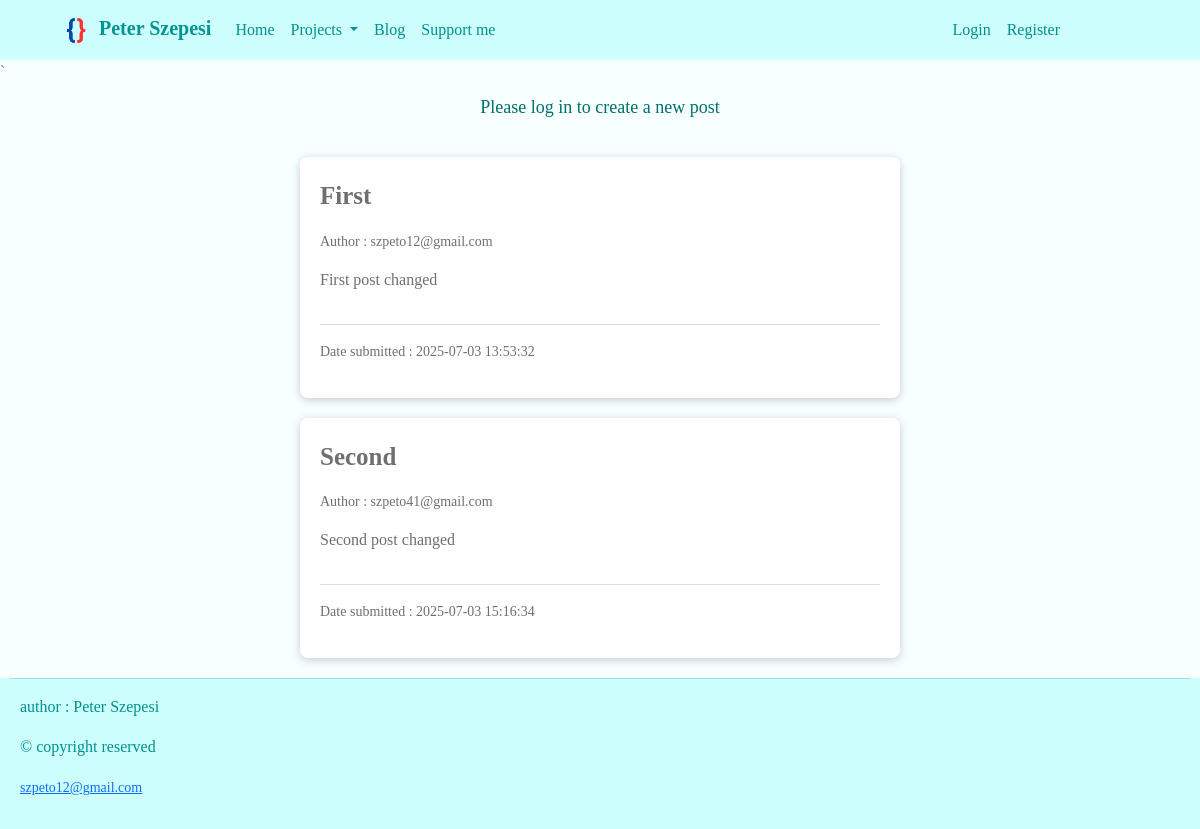
/blog, run on an earlier commit of the app's database.
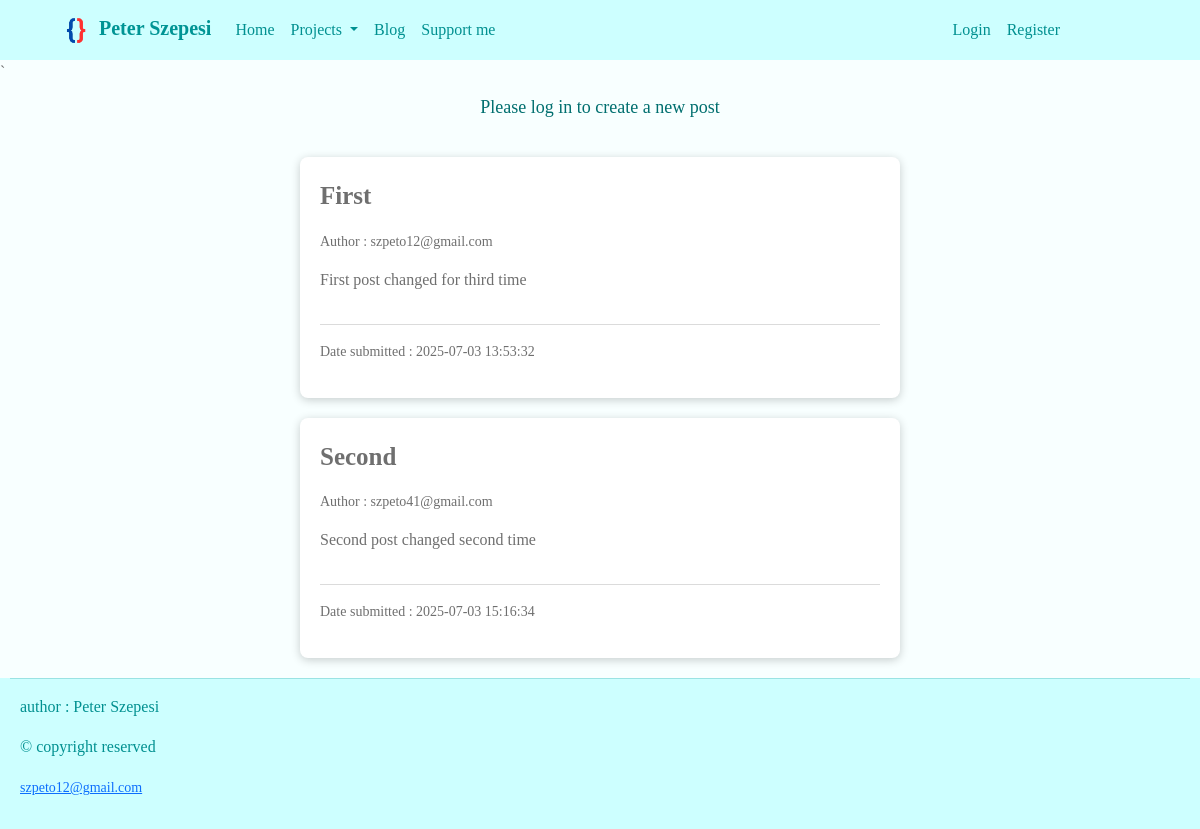
And on a later commit of the database.
### db_models.py (models this page shows, shortened)
class Post(db.Model):
    id = db.Column(db.Integer, primary_key=True, autoincrement=True)
    date_posted = db.Column(db.String(22), nullable=False,
                            default=datetime.datetime.now().strftime("%Y-%m-%d %H:%M:%S"))
    content = db.Column(db.Text, nullable=False)
    title = db.Column(db.String(100), nullable=False)
    user_id = db.Column(db.Integer, db.ForeignKey("user.id"), nullable=False)

class User(db.Model, UserMixin):
    id = db.Column(db.Integer, primary_key=True, autoincrement=True)
    email_username = db.Column(db.String(50), nullable=False, unique=True)
    password = db.Column(db.String(60), nullable=False)
    image_file = db.Column(db.String(20), nullable=False, default="Default - user.jpg")
    posts = db.relationship("Post", backref="user", lazy=True)

### routes.py (the view)
@app.route("/blog", methods=["GET", "POST"])
def blog():
    posts = Post.query.all()
    return render_template("blog.html", title="Blog", posts=posts,
                           current_user=current_user)

### templates/blog.html (shortened to what this page needs)
{% extends "base.html" %}
{% block body %}
    {% if current_user.is_authenticated %}
        <div class="base-container-centered-content">
            <a class="create-post-button" href="{{ url_for('insert_post') }}">Create a new post</a>
        </div>
    {% else %}
        <div class="base-container-centered-content">
            <p>Please log in to create a new post</p>
        </div>
    {% endif %}
    {% if posts %}
        {% for post in posts %}
            <div class="blog-container">
                <p style="font-weight: bold; font-size: 25px;">{{ post.title }}</p>
                <p style="font-size: 14px;">Author : {{ post.user.email_username }}</p>
                <p style="font-weight: 300;">{{ post.content }}</p>
                <hr>
                <p style="font-weight: 200; font-size: 14px;">Date submitted : {{ post.date_posted }}</p>
            </div>
        {% endfor %}
    {% else %}
        <div class="blog-container">
            <p>There are no posts to show</p>
        </div>
    {% endif %}
{% endblock %}

### templates/base.html (shortened to what this page needs)
<!DOCTYPE html>
<html lang="en">
<head>
    <link href="https://cdn.jsdelivr.net/npm/bootstrap@5.3.6/dist/css/bootstrap.min.css"
          rel="stylesheet"
>
    <link rel="stylesheet" href="{{url_for('static', filename = 'Styles/styles.css')}}">
</head>
<body>
  <header>
    <nav class="navbar navbar-expand-lg bg-body-tertiary" data-bs-theme="light">
      <div class="container-fluid">
        <a class="navbar-brand" href="/"><img src="{{ url_for('static', filename='Images/Logo - no background.png') }}"
        width="34">
          Peter Szepesi
        </a>
        <div class="collapse navbar-collapse" id="navbarSupportedContent">
          <ul class="navbar-nav me-auto mb-2 mb-lg-0">
            <li class="nav-item">
              <a class="nav-link active" aria-current="page" href="/">Home</a>
            </li>
            <li class="nav-item dropdown">
              <a class="nav-link dropdown-toggle" href="#" role="button" data-bs-toggle="dropdown" aria-expanded="false">
                Projects
              </a>
            </li>
            <li class="nav-item">
              <a class="nav-link" href="{{ url_for('blog') }}">Blog</a>
            </li>
            <li class="nav-item">
              <a class="nav-link" href="https://www.paypal.me/szpeto" target="_blank">Support me</a>
            </li>
          </ul>
          {% if current_user.is_authenticated %}
            <ul class="navbar-nav ms-auto mb-2 mb-lg-0">
              <li class="nav-item dropdown">
                <a class="nav-link dropdown-toggle" href="#" role="button" data-bs-toggle="dropdown" aria-expanded="false">
                  {{ current_user.email_username }}
                </a>
                <ul class="dropdown-menu">
                  <li><a class="dropdown-item" href="{{ url_for('user') }}">Profile</a></li>
                  <li><a class="dropdown-item" href="{{ url_for('logout') }}">Logout</a></li>
                </ul>
              </li>
            </ul>
          {% else %}
            <ul class="navbar-nav ms-auto mb-2 mb-lg-0">
              <li class="nav-item">
                <a class="nav-link" href="/login">Login</a>
              </li>
              <li class="nav-item">
                <a class="nav-link" href="/register">Register</a>
              </li>
            </ul>
          {% endif %}
        </div>
      </div>
    </nav>
  </header>
  {% with messages = get_flashed_messages(with_categories=True) %}
  `
  {% endwith %}
  {% block body %}{% endblock %}
  <footer>
    <hr>
    <div class="footer-container">
      <p>author : Peter Szepesi</p>
      <p>&copy; copyright reserved</p>
      <small><a href="mailto:szpeto12@gmail.com">szpeto12@gmail.com</a></small>
    </div>
  </footer>
</body>
</html>

### static/Styles/styles.css (style rules this page uses)
body { background-color: rgb(248, 255, 255); font-family: Bahnschrift; color: rgb(111, 111, 111); }
.navbar { background: rgb(205, 255, 255) !important; color: rgb(33, 37, 41) !important; padding: 8px 10% 8px 4% !important; }
.navbar .nav-link { color: rgb(0, 144, 144) !important; }
.navbar-brand { color: rgb(0, 148, 148) !important; font-weight: 600; }
footer { text-align: left; font-family: Bahnschrift; font-weight: 200; color: rgb(0, 144, 144); background: rgb(205, 255, 255) !important; padding: 0px 10px 20px 10px; }
.base-container-centered-content { display: flex; flex-direction: column; margin: 10px auto; font-family: Bahnschrift; color: rgb(0, 111, 111); font-size: 18px; padding: 10px auto; align-items: center; justify-content: center; }
.footer-container { margin: 4px 10px 10px 10px; }
.blog-container { display: flex; flex-direction: column; min-width: 150px; max-width: 600px; margin: 20px auto; padding: 20px; border-radius: 8px; background-color: white; color: rgb(111, 111, 111); box-shadow: 0px 2px 10px rgba(0,0,0,0.2); font-family: Bahnschrift; }

What changed in the data, as far as the page shows it:
changed Post "First": content "First post changed" → "First post changed for third time"
changed Post "Second": content "Second post changed" → "Second post changed second time"
